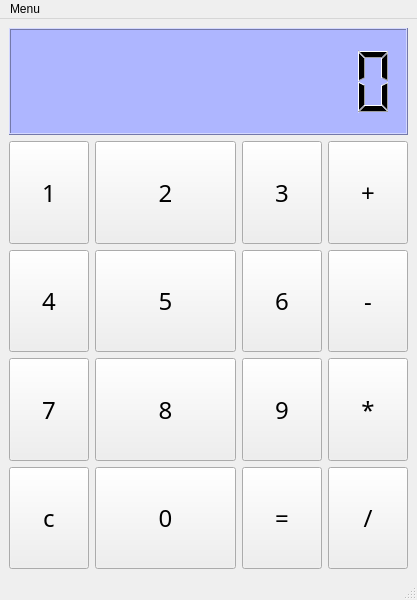
<?xml version="1.0" encoding="UTF-8"?>
<ui version="4.0">
 <class>Calculator</class>
 <widget class="QMainWindow" name="Calculator">
  <property name="geometry">
   <rect>
    <x>0</x>
    <y>0</y>
    <width>417</width>
    <height>600</height>
   </rect>
  </property>
  <property name="minimumSize">
   <size>
    <width>417</width>
    <height>600</height>
   </size>
  </property>
  <property name="maximumSize">
   <size>
    <width>417</width>
    <height>600</height>
   </size>
  </property>
  <property name="windowTitle">
   <string>计算器</string>
  </property>
  <widget class="QWidget" name="centralwidget">
   <layout class="QVBoxLayout" name="verticalLayout" stretch="2,8">
    <property name="sizeConstraint">
     <enum>QLayout::SetNoConstraint</enum>
    </property>
    <item>
     <widget class="QLCDNumber" name="lcdNumber">
      <property name="styleSheet">
       <string notr="true">background-color: rgb(174, 182, 255);</string>
      </property>
      <property name="smallDecimalPoint">
       <bool>true</bool>
      </property>
      <property name="digitCount">
       <number>9</number>
      </property>
      <property name="mode">
       <enum>QLCDNumber::Dec</enum>
      </property>
      <property name="intValue" stdset="0">
       <number>0</number>
      </property>
     </widget>
    </item>
    <item>
     <layout class="QGridLayout" name="gridLayout" columnstretch="0,0,0,0,0" columnminimumwidth="0,0,0,0,0">
      <property name="sizeConstraint">
       <enum>QLayout::SetNoConstraint</enum>
      </property>
      <item row="2" column="1" colspan="2">
       <widget class="QPushButton" name="btn8">
        <property name="sizePolicy">
         <sizepolicy hsizetype="Preferred" vsizetype="Preferred">
          <horstretch>0</horstretch>
          <verstretch>0</verstretch>
         </sizepolicy>
        </property>
        <property name="font">
         <font>
          <family>Adobe Arabic</family>
          <pointsize>18</pointsize>
         </font>
        </property>
        <property name="text">
         <string>8</string>
        </property>
       </widget>
      </item>
      <item row="0" column="1" colspan="2">
       <widget class="QPushButton" name="btn2">
        <property name="sizePolicy">
         <sizepolicy hsizetype="Preferred" vsizetype="Preferred">
          <horstretch>0</horstretch>
          <verstretch>0</verstretch>
         </sizepolicy>
        </property>
        <property name="font">
         <font>
          <family>Adobe Arabic</family>
          <pointsize>18</pointsize>
         </font>
        </property>
        <property name="text">
         <string>2</string>
        </property>
       </widget>
      </item>
      <item row="0" column="4">
       <widget class="QPushButton" name="btnPlus">
        <property name="sizePolicy">
         <sizepolicy hsizetype="Preferred" vsizetype="Preferred">
          <horstretch>0</horstretch>
          <verstretch>0</verstretch>
         </sizepolicy>
        </property>
        <property name="font">
         <font>
          <family>Adobe Arabic</family>
          <pointsize>18</pointsize>
         </font>
        </property>
        <property name="text">
         <string>+</string>
        </property>
       </widget>
      </item>
      <item row="2" column="3">
       <widget class="QPushButton" name="btn9">
        <property name="sizePolicy">
         <sizepolicy hsizetype="Preferred" vsizetype="Preferred">
          <horstretch>0</horstretch>
          <verstretch>0</verstretch>
         </sizepolicy>
        </property>
        <property name="font">
         <font>
          <family>Adobe Arabic</family>
          <pointsize>18</pointsize>
         </font>
        </property>
        <property name="text">
         <string>9</string>
        </property>
       </widget>
      </item>
      <item row="0" column="3">
       <widget class="QPushButton" name="btn3">
        <property name="sizePolicy">
         <sizepolicy hsizetype="Preferred" vsizetype="Preferred">
          <horstretch>0</horstretch>
          <verstretch>0</verstretch>
         </sizepolicy>
        </property>
        <property name="font">
         <font>
          <family>Adobe Arabic</family>
          <pointsize>18</pointsize>
         </font>
        </property>
        <property name="text">
         <string>3</string>
        </property>
       </widget>
      </item>
      <item row="0" column="0">
       <widget class="QPushButton" name="btn1">
        <property name="sizePolicy">
         <sizepolicy hsizetype="Preferred" vsizetype="Preferred">
          <horstretch>0</horstretch>
          <verstretch>0</verstretch>
         </sizepolicy>
        </property>
        <property name="font">
         <font>
          <family>Adobe Arabic</family>
          <pointsize>18</pointsize>
         </font>
        </property>
        <property name="text">
         <string>1</string>
        </property>
       </widget>
      </item>
      <item row="3" column="1" colspan="2">
       <widget class="QPushButton" name="btn0">
        <property name="sizePolicy">
         <sizepolicy hsizetype="Preferred" vsizetype="Preferred">
          <horstretch>0</horstretch>
          <verstretch>0</verstretch>
         </sizepolicy>
        </property>
        <property name="font">
         <font>
          <family>Adobe Arabic</family>
          <pointsize>18</pointsize>
         </font>
        </property>
        <property name="text">
         <string>0</string>
        </property>
       </widget>
      </item>
      <item row="3" column="3">
       <widget class="QPushButton" name="btnEq">
        <property name="sizePolicy">
         <sizepolicy hsizetype="Preferred" vsizetype="Preferred">
          <horstretch>0</horstretch>
          <verstretch>0</verstretch>
         </sizepolicy>
        </property>
        <property name="font">
         <font>
          <family>Adobe Arabic</family>
          <pointsize>18</pointsize>
         </font>
        </property>
        <property name="text">
         <string>=</string>
        </property>
       </widget>
      </item>
      <item row="3" column="4">
       <widget class="QPushButton" name="btnDivide">
        <property name="sizePolicy">
         <sizepolicy hsizetype="Preferred" vsizetype="Preferred">
          <horstretch>0</horstretch>
          <verstretch>0</verstretch>
         </sizepolicy>
        </property>
        <property name="font">
         <font>
          <family>Adobe Arabic</family>
          <pointsize>18</pointsize>
         </font>
        </property>
        <property name="text">
         <string>/</string>
        </property>
       </widget>
      </item>
      <item row="1" column="1" colspan="2">
       <widget class="QPushButton" name="btn5">
        <property name="sizePolicy">
         <sizepolicy hsizetype="Preferred" vsizetype="Preferred">
          <horstretch>0</horstretch>
          <verstretch>0</verstretch>
         </sizepolicy>
        </property>
        <property name="font">
         <font>
          <family>Adobe Arabic</family>
          <pointsize>18</pointsize>
         </font>
        </property>
        <property name="text">
         <string>5</string>
        </property>
       </widget>
      </item>
      <item row="2" column="0">
       <widget class="QPushButton" name="btn7">
        <property name="sizePolicy">
         <sizepolicy hsizetype="Preferred" vsizetype="Preferred">
          <horstretch>0</horstretch>
          <verstretch>0</verstretch>
         </sizepolicy>
        </property>
        <property name="font">
         <font>
          <family>Adobe Arabic</family>
          <pointsize>18</pointsize>
         </font>
        </property>
        <property name="text">
         <string>7</string>
        </property>
       </widget>
      </item>
      <item row="3" column="0">
       <widget class="QPushButton" name="btnClear">
        <property name="sizePolicy">
         <sizepolicy hsizetype="Preferred" vsizetype="Preferred">
          <horstretch>0</horstretch>
          <verstretch>0</verstretch>
         </sizepolicy>
        </property>
        <property name="font">
         <font>
          <family>Adobe Arabic</family>
          <pointsize>18</pointsize>
         </font>
        </property>
        <property name="text">
         <string>c</string>
        </property>
       </widget>
      </item>
      <item row="1" column="0">
       <widget class="QPushButton" name="btn4">
        <property name="sizePolicy">
         <sizepolicy hsizetype="Preferred" vsizetype="Preferred">
          <horstretch>0</horstretch>
          <verstretch>0</verstretch>
         </sizepolicy>
        </property>
        <property name="font">
         <font>
          <family>Adobe Arabic</family>
          <pointsize>18</pointsize>
         </font>
        </property>
        <property name="text">
         <string>4</string>
        </property>
       </widget>
      </item>
      <item row="1" column="3">
       <widget class="QPushButton" name="btn6">
        <property name="sizePolicy">
         <sizepolicy hsizetype="Preferred" vsizetype="Preferred">
          <horstretch>0</horstretch>
          <verstretch>0</verstretch>
         </sizepolicy>
        </property>
        <property name="font">
         <font>
          <family>Adobe Arabic</family>
          <pointsize>18</pointsize>
         </font>
        </property>
        <property name="text">
         <string>6</string>
        </property>
       </widget>
      </item>
      <item row="1" column="4">
       <widget class="QPushButton" name="btnMinus">
        <property name="sizePolicy">
         <sizepolicy hsizetype="Preferred" vsizetype="Preferred">
          <horstretch>0</horstretch>
          <verstretch>0</verstretch>
         </sizepolicy>
        </property>
        <property name="font">
         <font>
          <family>Adobe Arabic</family>
          <pointsize>18</pointsize>
         </font>
        </property>
        <property name="text">
         <string>-</string>
        </property>
       </widget>
      </item>
      <item row="2" column="4">
       <widget class="QPushButton" name="btnMulti">
        <property name="sizePolicy">
         <sizepolicy hsizetype="Preferred" vsizetype="Preferred">
          <horstretch>0</horstretch>
          <verstretch>0</verstretch>
         </sizepolicy>
        </property>
        <property name="font">
         <font>
          <family>Adobe Arabic</family>
          <pointsize>18</pointsize>
         </font>
        </property>
        <property name="text">
         <string>*</string>
        </property>
       </widget>
      </item>
     </layout>
    </item>
   </layout>
  </widget>
  <widget class="QMenuBar" name="menubar">
   <property name="geometry">
    <rect>
     <x>0</x>
     <y>0</y>
     <width>417</width>
     <height>26</height>
    </rect>
   </property>
   <widget class="QMenu" name="menuMenu">
    <property name="title">
     <string>Menu</string>
    </property>
    <addaction name="actionpreferences"/>
   </widget>
   <addaction name="menuMenu"/>
  </widget>
  <widget class="QStatusBar" name="statusbar"/>
  <action name="actionpreferences">
   <property name="text">
    <string>Preferences</string>
   </property>
  </action>
 </widget>
 <resources/>
 <connections/>
</ui>
